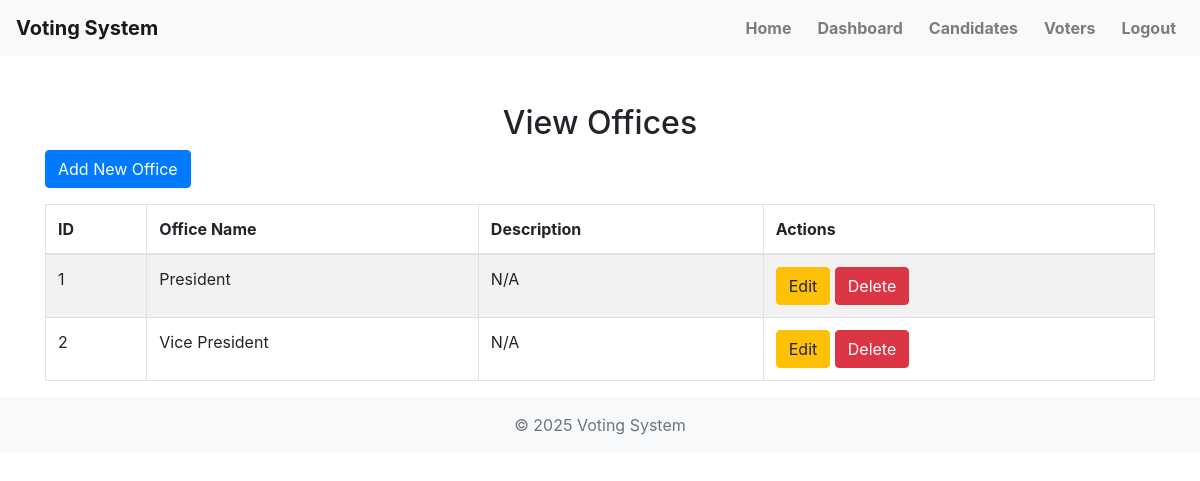
Screenshot of /admin/view_offices.php (signed in) with the database file from the repository.
### tables this page shows
CREATE TABLE IF NOT EXISTS `offices` (
  `id` int(11) NOT NULL AUTO_INCREMENT,
  `name` varchar(255) NOT NULL,
  PRIMARY KEY (`id`)
);

### admin/view_offices.php (the view, shortened to what this page needs)
<?php
include('../includes/db.php');
$query = "SELECT * FROM offices";
$stmt = $pdo->prepare($query);
$stmt->execute();
$offices = $stmt->fetchAll(PDO::FETCH_ASSOC);
?>
<?php include('../includes/header.php'); ?>
<div class="container mt-5">
    <h2 class="text-center">View Offices</h2>
    <a href="add_office.php" class="btn btn-primary mb-3">Add New Office</a>
    <table class="table table-striped table-bordered">
        <thead>
            <tr>
                <th>ID</th>
                <th>Office Name</th>
                <th>Description</th>
                <th>Actions</th>
            </tr>
        </thead>
        <tbody>
            <?php foreach ($offices as $office): ?>
            <tr>
                <td><?= htmlspecialchars($office['id']) ?></td>
                <td><?= htmlspecialchars($office['name']) ?></td>
                <td><?= htmlspecialchars($office['description'] ?? 'N/A') ?></td>
                <td>
                    <a href="edit_office.php?id=<?= $office['id'] ?>" class="btn btn-warning">Edit</a>
                    <a href="delete_office.php?id=<?= $office['id'] ?>" class="btn btn-danger">Delete</a>
                </td>
            </tr>
            <?php endforeach; ?>
        </tbody>
    </table>
</div>
<?php include('../includes/footer.php'); ?>

### assets/css/custom.css (style rules this page uses)
body { background-color: #f8f9fa; color: #343a40; }
.btn-primary, .btn-success, .btn-info, .btn-danger { border-radius: 20px; }
.btn { border-radius: 20px; }

### rows the page displays
offices: id "1", name "President", description "N/A"
offices: id "2", name "Vice President", description "N/A"
